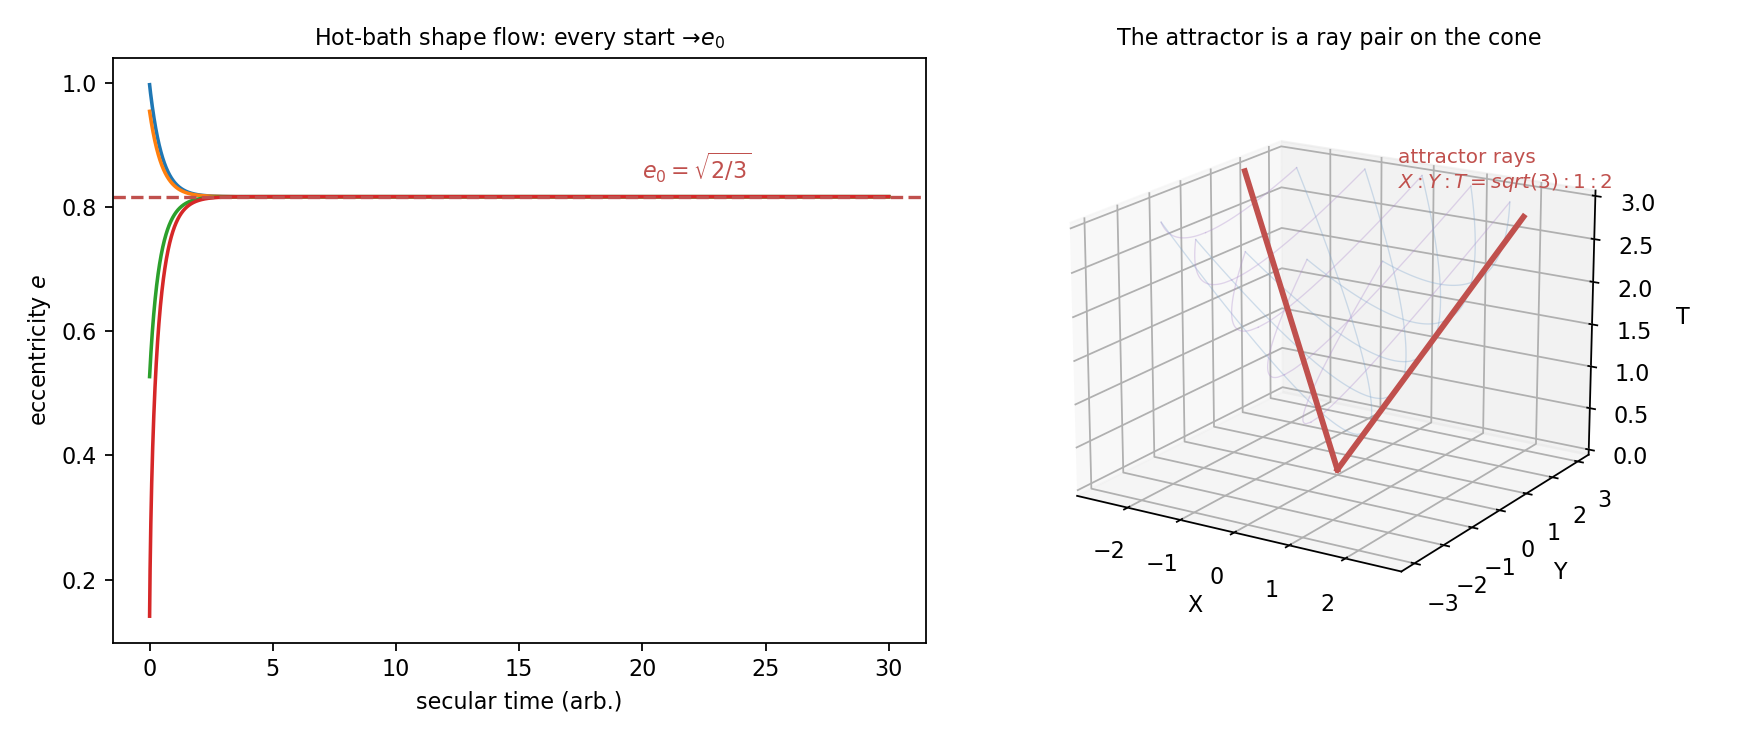

Recreate this plot in Python.
import numpy as np, matplotlib
matplotlib.use("Agg")
import matplotlib.pyplot as plt
from mpl_toolkits.mplot3d import Axes3D  # noqa
ROW, COL = "#7fa7cf", "#b08fcf"
fig = plt.figure(figsize=(11, 4.6))
# Panel A: reduced hot-limit shape flow e(t) -> e0
axA = fig.add_subplot(1, 2, 1)
def flow(q0, C=0.35, tmax=30, dt=0.005):
    q, t, es, ts = q0, 0.0, [], []
    while t < tmax:
        ts.append(t); es.append(np.sqrt(1-q*q)); q += -C*(3*q*q-1)/q*dt; t += dt
    return ts, es
for q0 in [0.08, 0.3, 0.85, 0.99]:
    ts, es = flow(q0); axA.plot(ts, es, lw=1.6)
axA.axhline(np.sqrt(2/3), ls="--", color="#c0504d")
axA.text(20, 0.845, "$e_0=\\sqrt{2/3}$", color="#c0504d")
axA.set_xlabel("secular time (arb.)"); axA.set_ylabel("eccentricity $e$")
axA.set_title("Hot-bath shape flow: every start $\\to e_0$", fontsize=10)
# Panel B: the cone object with canonical mesh + attractor rays
axB = fig.add_subplot(1, 2, 2, projection="3d")
RMAX = 3.0
for u in range(1, 6):
    T = np.linspace(u/2.0, RMAX, 120); Y = np.sqrt(u*(2*T-u))
    for s in (1.0, -1.0):
        axB.plot(u-T, s*Y, T, color=ROW, lw=0.6, alpha=0.35)
        axB.plot(T-u, s*Y, T, color=COL, lw=0.6, alpha=0.35)
T = np.linspace(0, RMAX, 50)
for sgn in (1.0, -1.0):
    axB.plot(sgn*np.sqrt(3)/2*T, T/2, T, color="#c0504d", lw=2.6)
axB.text(0.2, 1.75, 3.05, "attractor rays\n$X:Y:T = sqrt(3) : 1 : 2$", color="#c0504d", fontsize=9)
axB.set_xlabel("X"); axB.set_ylabel("Y"); axB.set_zlabel("T")
axB.set_title("The attractor is a ray pair on the cone", fontsize=10)
axB.view_init(elev=18, azim=-58)
plt.tight_layout(); plt.savefig("fig_eft_play.png", dpi=160)
print("saved")
